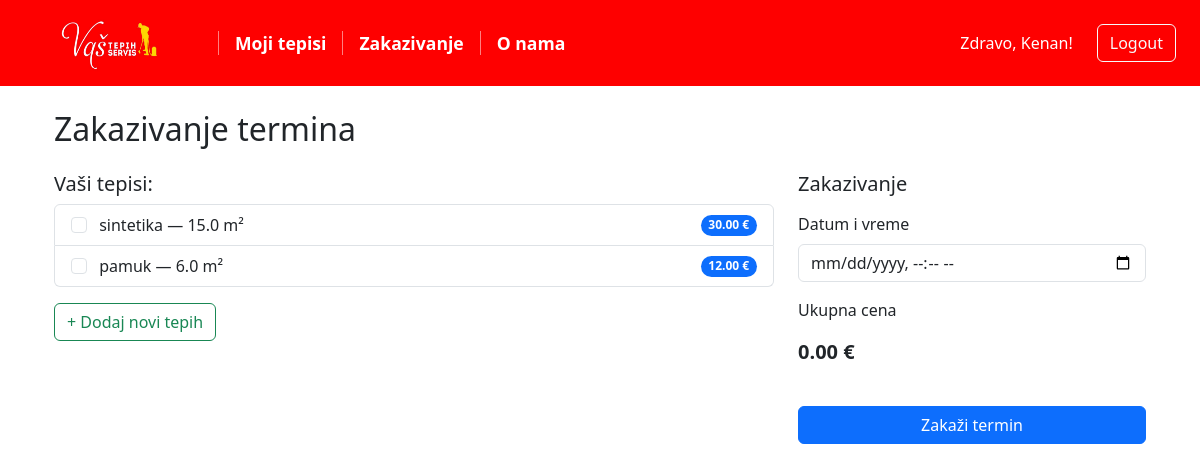
Page /zakazivanje/ (signed in) on the earlier database version.
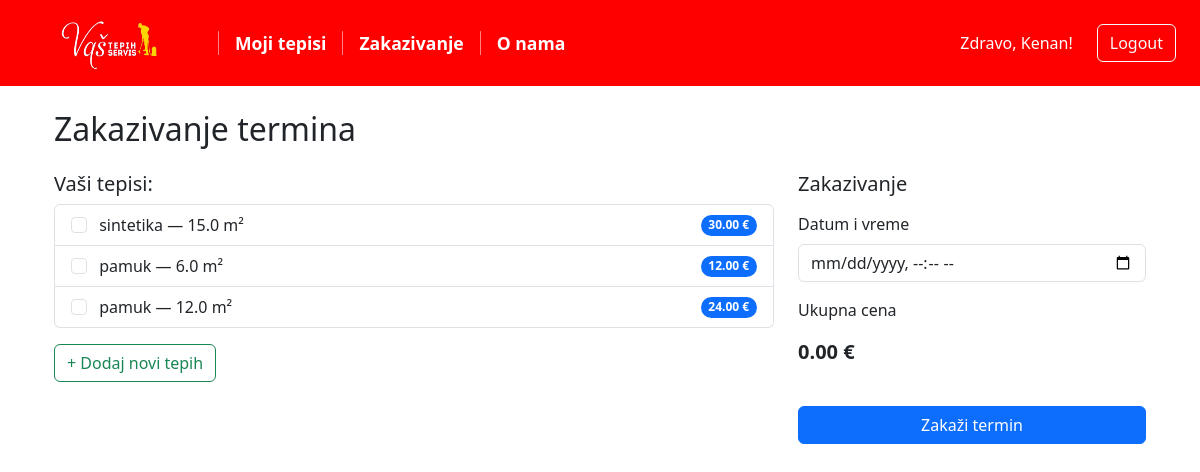
Same page on the later database version.
### core/models.py (models this page shows, shortened)
class Tepih(models.Model):
    VRSTE_TEPIS = [
        ('vuna', 'Vuna'),
        ('pamuk', 'Pamuk'),
        ('sintetika', 'Sintetika'),
        ('orijentalni', 'Orijentalni'),
        ('antialergijski', 'Antialergijski'),
        ('tepison', 'Tepison'),
        ('obican' , 'Obican tepih')
    ]
    korisnik = models.ForeignKey(UserProfile, on_delete=models.CASCADE)
    vrsta = models.CharField(max_length=50, choices=VRSTE_TEPIS)
    velicina_m2 = models.FloatField()
    datum_unosa = models.DateTimeField(auto_now_add=True)
    napomena = models.TextField(blank=True)

### core/views.py (the view, shortened to what this page needs)
# urls.py: path('zakazivanje/', views.zakazi_tepih_view, name='zakazivanje'),
@login_required
def zakazi_tepih_view(request):
    profile = request.user.userprofile
    cena_po_m2 = 2  # EUR po m²
    tepisi = Tepih.objects.filter(korisnik=profile)
    for tepih in tepisi:
        tepih.cena = round(tepih.velicina_m2 * cena_po_m2, 2)
    return render(request, 'core/zakazivanje.html', {
        'tepisi': tepisi,
        'cena_po_m2': cena_po_m2
    })

### templates/core/zakazivanje.html (shortened to what this page needs)
{% extends "core/base.html" %}
{% load static %}
{% block content %}
<div class="container">
    <h2 class="mb-4">Zakazivanje termina</h2>
    <form method="post" id="zakazivanje-form">
        <div class="row">
            <div class="col-md-8">
                <h5>Vaši tepisi:</h5>
                {% if tepisi %}
                    <ul class="list-group">
                        {% for tepih in tepisi %}
                            <li class="list-group-item d-flex justify-content-between align-items-center">
                                <div>
                                    <input type="checkbox" name="tepisi" value="{{ tepih.id }}"
                                           class="form-check-input me-2 tepih-checkbox"
                                           data-cena="{{ tepih.velicina_m2|floatformat:2 }}">
                                    {{ tepih.vrsta }} — {{ tepih.velicina_m2 }} m²
                                </div>
                                <span class="badge bg-primary rounded-pill">
                                    {{ tepih.cena|floatformat:2 }} €
                                </span>
                            </li>
                        {% endfor %}
                    </ul>
                {% else %}
                    <p>Nemate nijedan tepih.</p>
                {% endif %}
                <button type="button" class="btn btn-outline-success mt-3" data-bs-toggle="modal" data-bs-target="#modalTepih">
                    + Dodaj novi tepih
                </button>
            </div>
            <div class="col-md-4">
                <h5 class="mb-3">Zakazivanje</h5>
                <div class="mb-3">
                    <label for="id_datum" class="form-label">Datum i vreme</label>
                    <input type="datetime-local" name="datum" class="form-control" required>
                </div>
                <div class="mb-3">
                    <label class="form-label">Ukupna cena</label>
                    <div class="form-control-plaintext fs-5">
                        <strong><span id="ukupno">0.00</span> €</strong>
                    </div>
                </div>
                <button type="submit" class="btn btn-primary w-100 mt-3">Zakaži termin</button>
            </div>
        </div>
    </form>
</div>
{% endblock %}

Differences in the rows shown:
added Tepih: vrsta "pamuk", velicina_m2 "12.0", cena "24.00"
